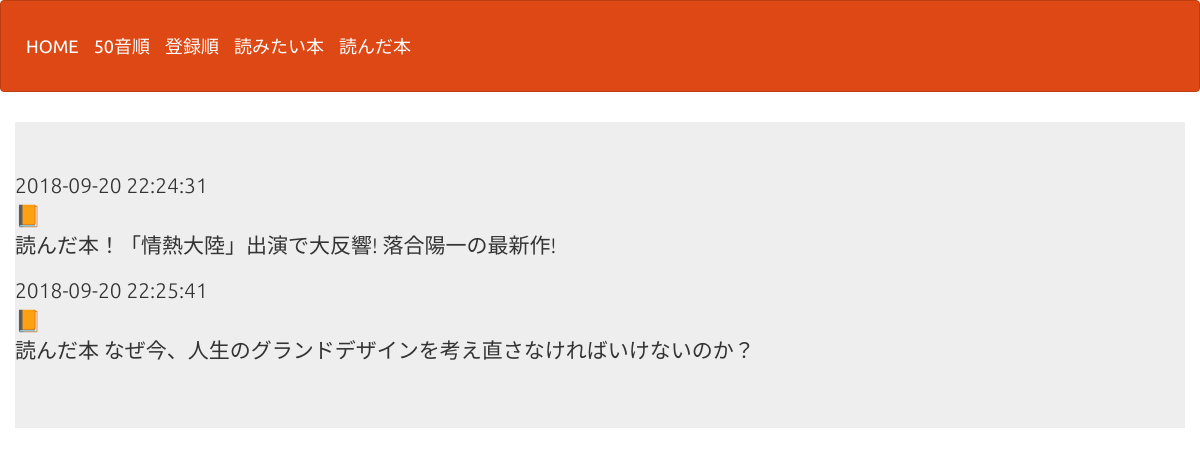
The page /select5.php on the database its author committed.
### tables this page shows
CREATE TABLE IF NOT EXISTS `gs_bm_table` (
`id` int(12) NOT NULL,
  `bookname` varchar(46) NOT NULL,
  `url` text NOT NULL,
  `comments` text NOT NULL,
  `date` datetime NOT NULL
);

### select5.php (the view, shortened to what this page needs)
<?php
$pdo=db_conn();
$stmt = $pdo->prepare("SELECT * FROM gs_bm_table WHERE comments LIKE '%読んだ%'");
$status = $stmt->execute();
$view="";
if($status==false) {
  $error = $stmt->errorInfo();
  exit("sqlError:".$error[2]);
}else{
  while( $result = $stmt->fetch(PDO::FETCH_ASSOC)){
    $view .= "<p>".$result["date"]."<br>".$result["book_name"]."<a href='".$result["url"]."'"."target='_blank'>"."📙"."<br>"."</a>".$result["comments"]."</p>";
  }
}
?>
<!DOCTYPE html>
<html lang="ja">
<head>
<link rel="stylesheet" href="css/range.css">
<link href="css/bootstrap.min.css" rel="stylesheet">
</head>
<body id="main">
<header>
  <nav class="navbar navbar-default">
    <div class="container-fluid">
      <div class="navbar-header">
      <a class="navbar-brand" href="index.php">HOME</a>
      <a class="navbar-brand" href="select2.php">50音順</a>
      <a class="navbar-brand" href="select3.php">登録順</a>
      <a class="navbar-brand" href="select4.php">読みたい本</a>
      <a class="navbar-brand" href="select5.php">読んだ本</a>
      </div>
    </div>
  </nav>
</header>
<div>
    <div class="container jumbotron"><?=$view?></div>
</div>
</body>
</html>

### select5.php (style rules this page uses)
div { padding: 10px;font-size:16px; }

### rows shown on the page
gs_bm_table: date "2018-09-20 22:24:31", comments "読んだ本！「情熱大陸」出演で大反響! 落合陽一の最新作!"
gs_bm_table: date "2018-09-20 22:25:41", comments "読んだ本 なぜ今、人生のグランドデザインを考え直さなければいけないのか？"
